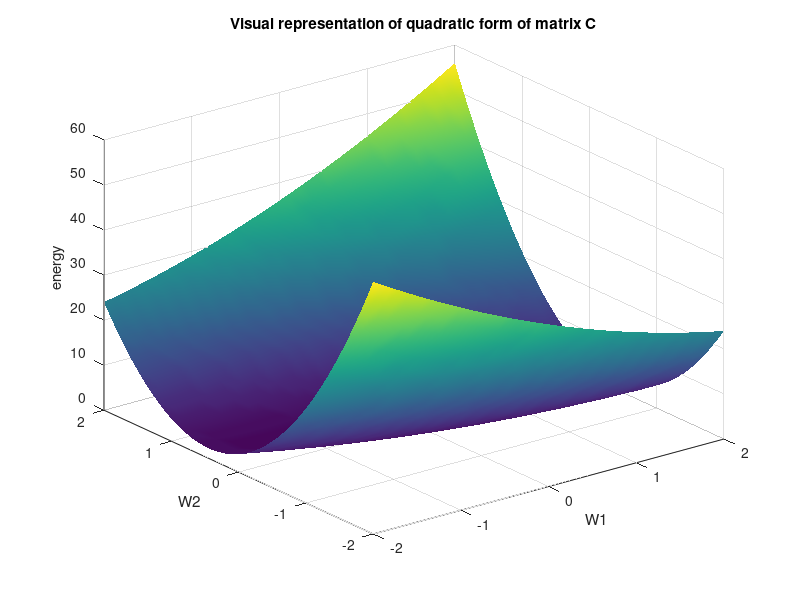

This figure's MATLAB source:
%%
%     COURSE: PCA and multivariate neural signal processing
%    SECTION: Creating and interpreting covariance matrices
%      VIDEO: MATLAB: Visualizing the quadratic form
% Instructor: sincxpress.com
%
%%

% a clear MATLAB workspace is a clear mental workspace
close all; clear, clc

%%

% create a little matrix
C = [1 2; 2 9];

% other interesting matrices to try:
%C = [2 1; 4 2];
%C = [2 1; 1 -1];
%C = [1 0; 0 1];

% weights along each dimension
wi = -2:.1:2;

quadform = zeros(length(wi));
for i=1:length(wi)
    for j=1:length(wi)
        
        % define the weights for this iteration
        w = [wi(i) wi(j)]';
        
        % normalization factor
        normfact = w'*w;
        
        % compute the quadratic form of the matrix
        quadform(i,j) = w'*C*w ;
    end
end

figure(1), clf
% make a rotatable image
surf(wi,wi,quadform'), shading interp
title('Visual representation of quadratic form of matrix C')
xlabel('W1'), ylabel('W2'), zlabel('energy')
rotate3d on


% an aside: the solution vectors to the normalized quadratic form
%           are the eigenvectors of the matrix.
% [evecs,evals] = eig(C);
% hold on
% plot3([0 evecs(1,1)],[0 evecs(2,1)],[1 1]*max(quadform(:)),'w','linew',3)
% plot3([0 evecs(1,2)],[0 evecs(2,2)],[1 1]*max(quadform(:)),'m','linew',3)

%%
